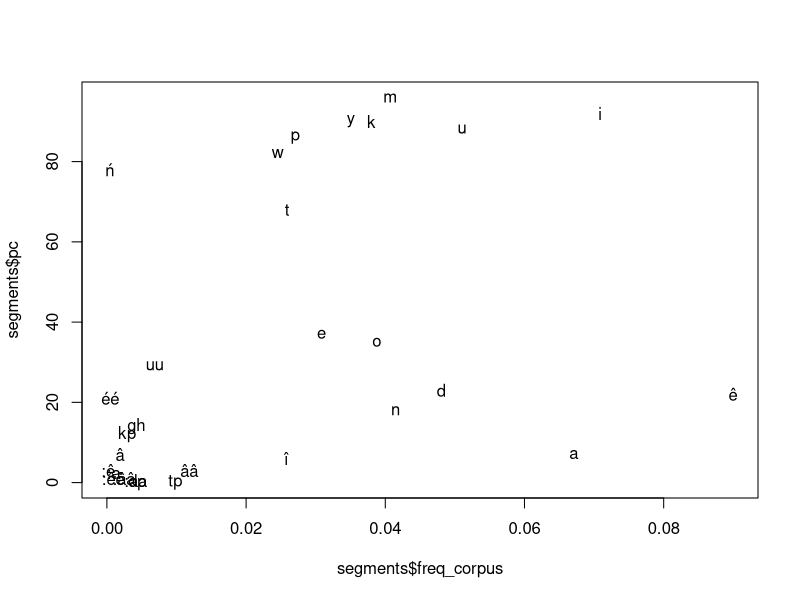
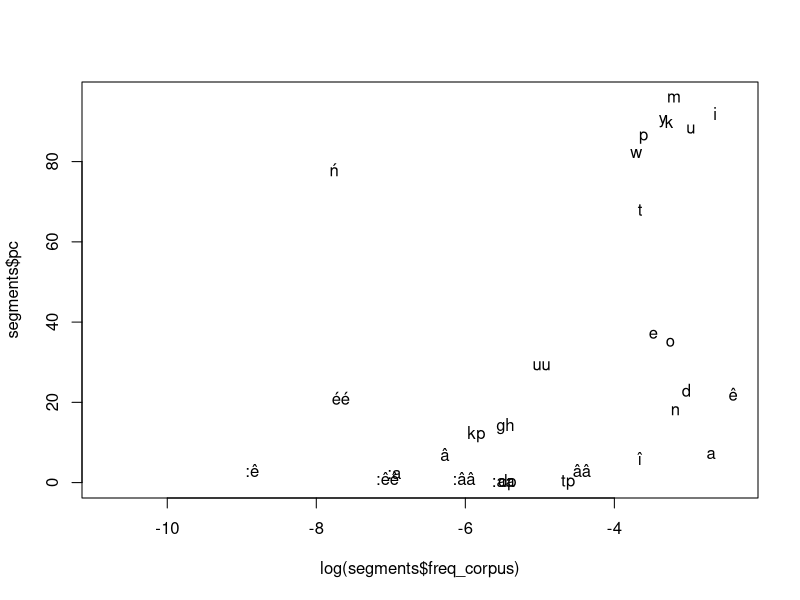
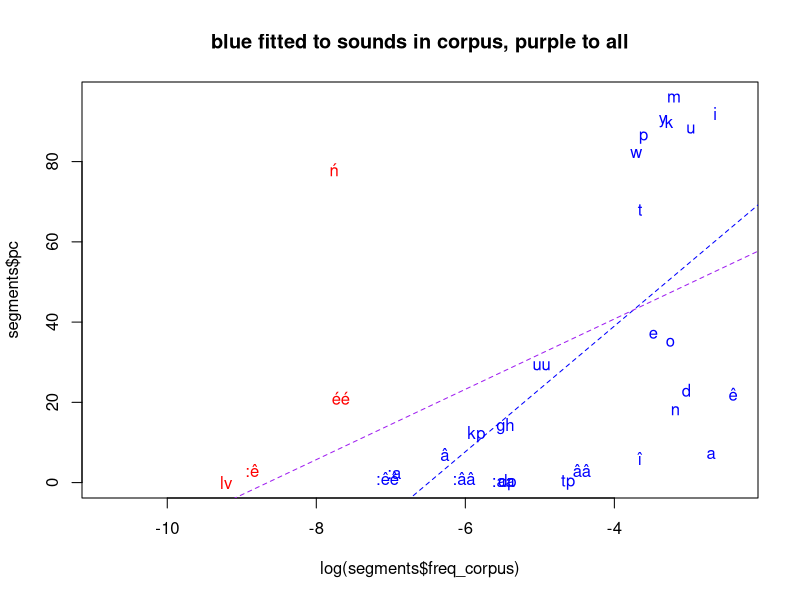

Write R code to recreate these figures, in order.
## ---- chunk 1
knitr::opts_chunk$set(echo = TRUE)
## ---- chunk 2

correspondances=matrix( #list correspondances always by pairs, orthography then phonology
  c(
    #nasal
    ":ii","1 ",
    ":ee","2 ",
    ":aa","3 ",
    ":êê","4 ",
    ":ââ","5 ",
    ":uu","6 ",
    ":oo","7 ",
    ":óó","37 ",
    
    
    ":i","8 ",
    ":e","9 ",
    ":a","0 ",
    ":ê","10 ",
    ":â","11 ",
    ":u","12 ",
    ":o","13 ",
     ":ó","38 ",
   
    #non-nasal
    "îî","14 ",
    "êê","15 ",
    "ââ","16 ",
    "éé","17 ",
    "áá","18 ",
    "óó","19 ",
    
    "aa","20 ",
    "ee","21 ",
    "ii","22 ",
    "oo","23 ",
    "uu","24 ",

    "î","25 ",
    "ê","26 ",
    "â","27 ",
    "é","28 ",
    "á","29 ",
    "ó","30 ",
    
    "a","31 ",
    "e","32 ",
    "i","33 ",
    "o","34 ",
    "u","35 ",
    "ú","36 ",
    #consonants from rossel ortho replacements, missing previously
    "mbyw","39 ",
    "mbwy","40 ",
    "pwy","41 ",
    "pyw","42 ",
    "tpy","43 ",
    "dpy","44 ",
    "kpy","45 ",
    "myw","46 ",
    "mwy","47 ",
    "ngw","48 ",
    "nmy","49 ",
    "ngm","50 ",
    "mby","51 ",
    "mbw","52 ",
    "nty","53 ",
    "ndy","54 ",
    "nkw","55 ",
    "mty","56 ",
    "mdy","57 ",
    "mgw","58 ",
    "dny","59 ",
    "dmy","60 ",
    "knw","61 ",
    "py","62 ",
    "pw","63 ",
    "ty","64 ",
   # "ch"
    "dy","65 ",
    "ky","66 ",
    "kw","67 ",
    #"tp"
    #"dp"
    #"kp"
    "my","68 ",
    "mw","69 ",
    "ny","70 ",
    #"ng"
    "nm","71 ",
    #"mb"
    #"nt"
    "nj","72 ",
    #"nd"
    #"nk"
    #"mt"
    #"md"
    #"mg"
    #"dn"
    #"dm"
   # "kn"
    #"km"
    #"vy"
    "ly","73 ",
    #"lv"
    #"gh"
    #consonants, veeeery dirty!
    "tp","Tp ",
    "dp","Dp ",
    "kp","Kp ",
    "ngm","Ngm ",
    "ńm","ñ ",
    "ng","Ng ",
    "mb","Mb ",
    "nd","Nd ",
    "nt","Nt ",
    "nk","Nk ",
    "dn","Dn ",
    "kn","Kn ",
    "vy","Vy ",
    "mt","Mt ",
    "md","Md ",
    "mg","Mg ",
    "dm","Dm ",
    "km","Km ",
    "gh","Gh ",
    "lv","Lv ",
    "cch","CCh ",
    "'n","'n ",
    "ń","ń ",
    "ch","Ch ", #NOTE
   "w","w ",
   "ẃ","ẃ ",
   "r","r ",
   "t","t ",
   "y","y ",
   "p","p ",
   "s","s ",
   "d","d ",
  "f","f ",
   "g","g ",
   "h","h ",
   "j","j ",
   "k","k ",
   "l","l ",
   "z","z ",
   "c","c ",
   "v","v ",
   "b","b ",
   "n","n ",
   "m","m "
    
  ),#last item above should not have a comma
  ncol = 2,byrow = T)


## ---- chunk 3
# get frequencies in raw_YEL

scan("words_corpus.txt",what="char")->wds

#wds[1:1000]

#initialize the unichar phono-like representation
wds_uni=wds

for(i in 1:dim(correspondances)[1]) { #transform into unicharacter
  wds_uni=gsub(correspondances[i,1],correspondances[i,2],wds_uni,fixed=T,useBytes = T)
}
#wds_uni[1:1000]

wds_uni=unlist(strsplit(wds_uni,split=" "))
counts=data.frame(table(wds_uni))
counts$wds_uni=as.character(counts$wds_uni)

correspondances2=correspondances
colnames(correspondances2)<-c("ortho","fake")
correspondances2=data.frame(correspondances2)
correspondances2$fake=gsub(" ","",as.character(correspondances2$fake))

#backtranslate
merge(counts,correspondances2,by.x="wds_uni",by.y="fake")->counts
counts=counts[order(counts$Freq),]

colnames(counts)[2]<-"counts_corpus"
counts$freq_corpus=counts$counts_corpus/sum(counts$counts_corpus)

write.table(counts,"segment-counts.txt",col.names = T,row.names = F,quote=T,sep="\t")
## ---- chunk 4

#initialize the unichar phono-like representation
wds_uni= names(table(wds))

for(i in 1:dim(correspondances)[1]) { #transform into unicharacter
  wds_uni=gsub(correspondances[i,1],correspondances[i,2],wds_uni,fixed=T,useBytes = T)
}
#wds_uni[1:1000]

wds_uni=unlist(strsplit(wds_uni,split=" "))
counts=data.frame(table(wds_uni))
counts$wds_uni=as.character(counts$wds_uni)

colnames(correspondances)<-c("ortho","fake")
correspondances=data.frame(correspondances)
correspondances$fake=gsub(" ","",as.character(correspondances$fake))

#backtranslate
merge(counts,correspondances,by.x="wds_uni",by.y="fake")->counts
counts=counts[order(counts$Freq),]

colnames(counts)[2]<-"counts_corpus_types"
counts$freq_corpus_types=counts$counts_corpus/sum(counts$counts_corpus)

write.table(counts,"segment-counts-types.txt",col.names = T,row.names = F,quote=T,sep="\t")
## ---- chunk 5
read.table("segments_with_cor_freq.txt",header=T)->segments # not ran
plot(segments$pc~segments$freq_corpus,type="n")
text(segments$pc~segments$freq_corpus,labels=segments$ortho)

plot(segments$pc~log(segments$freq_corpus),type="n")
text(segments$pc~log(segments$freq_corpus),labels=segments$ortho)

#some stimuli sounds do not occur in the corpus at all
#so we'll give them a really small frequency, just so that they show up
#and we tag them in red
segments$freq_corpus[is.na(segments$freq_corpus)]<-.0001
plot(segments$pc~log(segments$freq_corpus),type="n",main="blue fitted to sounds in corpus, purple to all")
text(segments$pc~log(segments$freq_corpus),labels=segments$ortho,col=ifelse(segments$freq_corpus<.00057,"red","blue"))
#abline(lm(segments$pc~log(segments$freq_corpus),subset=c(segments$freq_corpus<.00057)),col="red",lty=2) #this one is impossible, bc it's vertical, all the x are the same
abline(lm(segments$pc~log(segments$freq_corpus),subset=c(segments$freq_corpus>=.00057)),col="blue",lty=2)
abline(lm(segments$pc~log(segments$freq_corpus)),col="purple",lty=2)

